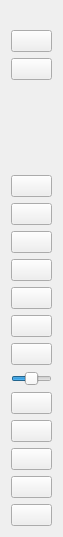
<?xml version="1.0" encoding="UTF-8"?>
<ui version="4.0">
 <class>ToolForm</class>
 <widget class="QWidget" name="ToolForm">
  <property name="geometry">
   <rect>
    <x>0</x>
    <y>0</y>
    <width>63</width>
    <height>537</height>
   </rect>
  </property>
  <property name="windowTitle">
   <string>Tool</string>
  </property>
  <property name="styleSheet">
   <string notr="true"/>
  </property>
  <layout class="QVBoxLayout" name="verticalLayout">
   <property name="topMargin">
    <number>30</number>
   </property>
   <item>
    <widget class="QPushButton" name="groupControlBtn">
     <property name="toolTip">
      <string>group control</string>
     </property>
     <property name="text">
      <string/>
     </property>
    </widget>
   </item>
   <item>
    <widget class="QPushButton" name="fullScreenBtn">
     <property name="toolTip">
      <string>full screen</string>
     </property>
     <property name="text">
      <string/>
     </property>
    </widget>
   </item>
   <item>
    <spacer name="verticalSpacer">
     <property name="orientation">
      <enum>Qt::Vertical</enum>
     </property>
     <property name="sizeHint" stdset="0">
      <size>
       <width>20</width>
       <height>40</height>
      </size>
     </property>
    </spacer>
   </item>
   <item>
    <widget class="QPushButton" name="expandNotifyBtn">
     <property name="toolTip">
      <string>expand notify</string>
     </property>
     <property name="text">
      <string/>
     </property>
    </widget>
   </item>
   <item>
    <widget class="QPushButton" name="touchBtn">
     <property name="toolTip">
      <string>touch switch</string>
     </property>
     <property name="text">
      <string/>
     </property>
    </widget>
   </item>
   <item>
    <widget class="QPushButton" name="openScreenBtn">
     <property name="toolTip">
      <string>open screen</string>
     </property>
     <property name="text">
      <string/>
     </property>
    </widget>
   </item>
   <item>
    <widget class="QPushButton" name="closeScreenBtn">
     <property name="toolTip">
      <string>close screen</string>
     </property>
     <property name="text">
      <string/>
     </property>
    </widget>
   </item>
   <item>
    <widget class="QPushButton" name="powerBtn">
     <property name="toolTip">
      <string>power</string>
     </property>
     <property name="text">
      <string/>
     </property>
    </widget>
   </item>
   <item>
    <widget class="QPushButton" name="volumeUpBtn">
     <property name="toolTip">
      <string>volume up</string>
     </property>
     <property name="text">
      <string/>
     </property>
    </widget>
   </item>
   <item>
    <widget class="QPushButton" name="volumeDownBtn">
     <property name="toolTip">
      <string>volume down</string>
     </property>
     <property name="text">
      <string/>
     </property>
    </widget>
   </item>
   <item>
    <widget class="QSlider" name="volumeSlider">
     <property name="toolTip">
      <string>Audio Volume</string>
     </property>
     <property name="minimum">
      <number>0</number>
     </property>
     <property name="maximum">
      <number>100</number>
     </property>
     <property name="value">
      <number>50</number>
     </property>
     <property name="orientation">
      <enum>Qt::Horizontal</enum>
     </property>
    </widget>
   </item>
   <item>
    <widget class="QPushButton" name="appSwitchBtn">
     <property name="toolTip">
      <string>app switch</string>
     </property>
     <property name="text">
      <string/>
     </property>
    </widget>
   </item>
   <item>
    <widget class="QPushButton" name="menuBtn">
     <property name="toolTip">
      <string>menu</string>
     </property>
     <property name="text">
      <string/>
     </property>
    </widget>
   </item>
   <item>
    <widget class="QPushButton" name="homeBtn">
     <property name="toolTip">
      <string>home</string>
     </property>
     <property name="text">
      <string/>
     </property>
    </widget>
   </item>
   <item>
    <widget class="QPushButton" name="returnBtn">
     <property name="toolTip">
      <string>return</string>
     </property>
     <property name="text">
      <string/>
     </property>
    </widget>
   </item>
   <item>
    <widget class="QPushButton" name="screenShotBtn">
     <property name="toolTip">
      <string>screen shot</string>
     </property>
     <property name="text">
      <string/>
     </property>
    </widget>
   </item>
  </layout>
 </widget>
 <resources/>
 <connections/>
</ui>
